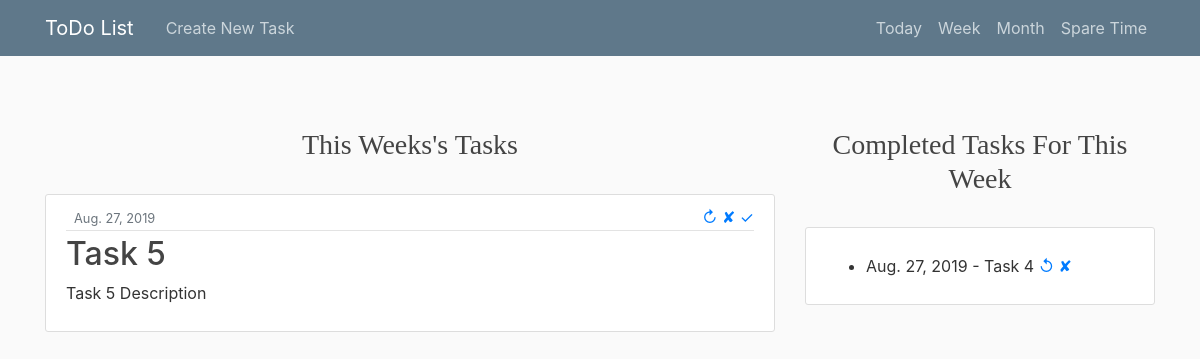
The page /WeeksTask/ on the database its author committed.
### todo_app/models.py (models this page shows, shortened)
class Task_model(models.Model):
    timeframe   = models.CharField(max_length=20, choices=TIMEFRAME_CHOICES, default='Today')
    title       = models.CharField(max_length=200)
    date        = models.DateField(default = date.today, blank=True)
    description = models.TextField()
    completed   = models.BooleanField(default=False)
    author      = models.ForeignKey(User, on_delete=models.CASCADE)

### todo_app/views.py (the view)
# urls.py: path('WeeksTask/', views.WeekTask_view, name='task_week'),
def WeekTask_view (request):
    queryset = Task_model.objects.filter(timeframe='wk')
    context = {
        "task_list": queryset
    }
    return render(request, 'WeekTask.html', context)

### todo_app/templates/WeekTask.html (shortened to what this page needs)
{% extends "Task_base.html" %}
    {% block uncrossed %}
        <br>
        <br>
        <center><h3>This Weeks's Tasks</h3></center>
        <br>
        {% for task in task_list %}
          {% if task.completed == 0 %}
                <article class="media content-section">
                  <div class="media-body">
                    <div class="article-metadata">
                      <small class="text-muted">{{ task.date }}</small>
                        <div class="buttons">
                          <a href="{% url 'task_update' task.id %}" data-toggle="tooltip" title="Update">&#8635;</a>
                          <a href="{% url 'task_delete' task.id %}" data-toggle="tooltip" title="Delete">&#10008;</a>
                          <a href="{% url 'task_crossoff' task.id %}" data-toggle="tooltip" title="Complete">&#10003;</a>
                        </div>
                    </div>
                    <h2><a class="article-title" href="#">{{ task.title }}</a></h2>
                    <p class="article-content">{{ task.description }}</p>
                  </div>
                </article>
            {% endif %}
        {% endfor %}
    {% endblock uncrossed %}
      {% block crossed %}
        <br>
        <br>
        <center><h3>Completed Tasks For This Week</h3></center>
        <br>
        <div class="content-section">
          <p class='text-muted'>
            {% for task in task_list %}
                {% if task.completed %}
                <ul>
                    <li>{{task.date}} - {{task.title}}
                        <a href="{% url 'task_uncross' task.id %}" data-toggle="tooltip" title="Undo">&#8634;</a>
                        <a href="{% url 'task_delete' task.id %}" data-toggle="tooltip" title="Delete">&#10008;</a>
                    </li>
                </ul>
                {% endif %}
            {% endfor %}
          </p>
        </div>
      {% endblock crossed %}

### todo_app/static/main.css (style rules this page uses)
body { background: #fafafa; color: #333333; margin-top: 5rem; }
h1, h2, h3, h4, h5, h6 { color: #444444; }
h3 { font-family: Avant Garde; }
ul { margin: 0; }
.buttons { float: right; }
.content-section { background: #ffffff; padding: 10px 20px; border: 1px solid #dddddd; border-radius: 3px; margin-bottom: 20px; }
.article-title { color: #444444; }
.article-content { white-space: pre-line; }
.article-metadata { padding-bottom: 1px; margin-bottom: 4px; border-bottom: 1px solid #e3e3e3 }

### rows shown on the page
Task_model: date "Aug. 27, 2019", title "Task 5", description "Task 5 Description"
Task_model: date "Aug. 27, 2019", title "Task 4"
